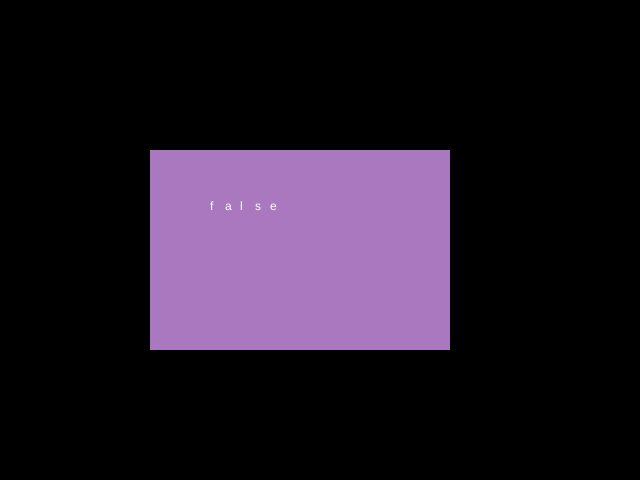
Frame 1 (no input)
Frame 60 (no input): identical to frame 1, image omitted
Frame 120 (the mouse pressed at the canvas centre since frame 60): identical to frame 1, image omitted

The p5.js sketch that drew this single still picture (run headless with seeded random() and noise() and a simulated clock; from frame 60 on, the mouse is pressed at the canvas centre):

// p5.js sketch
// ── sketch.js
// Position and size variables for the blackboard
var posX = 200;
var posY = 200;
var bbWidth = 200;

// Position variables for letters
var letterX;
var letterY;

// Array to hold the letters
var letters=['f', 'a', 'l', 's','e'];

function setup() {
  var myCanvas = createCanvas(640, 480);
}

function draw() {
  
 background(0);  // black background

  // draw a blackboard for writing on
  stroke(170,120,190);
  strokeWeight(100);
  fill(170,120,190);
  rect(posX, posY, bbWidth, bbWidth/2);

  // write white characters on the blackboard
  for (var i=0; i < letters.length; i++) {
	  noStroke();
	  fill(255);
	  letterX = (i*15) % (bbWidth - 40) + posX + 10;
	  letterY = posY + 10 + 15 * floor((i*15) / (bbWidth - 40));
	  text(letters[i], letterX , letterY);
}
}

function keyPressed() {
	// When a key is pressed, check for arrow keys and move the blackboard
	if (keyCode == RIGHT_ARROW) {
		posX += 4;
	}
	else if (keyCode == LEFT_ARROW) {
		posX -=4;
	}
	else if (keyCode == UP_ARROW) {
		posY -=4;
	}
	else if (keyCode == DOWN_ARROW) {
		posY +=4;
	}
	// don't put arrow key symbols into the letters array
	else {letters.push(key);}
	return false;
}
